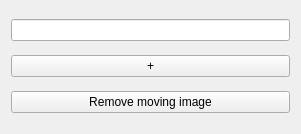
<?xml version="1.0" encoding="UTF-8"?>
<ui version="4.0">
 <class>MovingModalityWidgetControls</class>
 <widget class="QWidget" name="MovingModalityWidgetControls">
  <property name="geometry">
   <rect>
    <x>0</x>
    <y>0</y>
    <width>301</width>
    <height>134</height>
   </rect>
  </property>
  <property name="windowTitle">
   <string>Form</string>
  </property>
  <layout class="QVBoxLayout" name="verticalLayout">
   <item>
    <layout class="QHBoxLayout" name="horizontalLayout">
     <item>
      <widget class="QLineEdit" name="lineEditName"/>
     </item>
    </layout>
   </item>
   <item>
    <layout class="QHBoxLayout" name="movingPointSetData">
     <item>
      <widget class="QPushButton" name="addMovingPointSet">
       <property name="minimumSize">
        <size>
         <width>25</width>
         <height>0</height>
        </size>
       </property>
       <property name="text">
        <string>+</string>
       </property>
      </widget>
     </item>
    </layout>
   </item>
   <item>
    <widget class="QPushButton" name="pushButton">
     <property name="text">
      <string>Remove moving image</string>
     </property>
    </widget>
   </item>
  </layout>
 </widget>
 <resources/>
 <connections/>
</ui>
